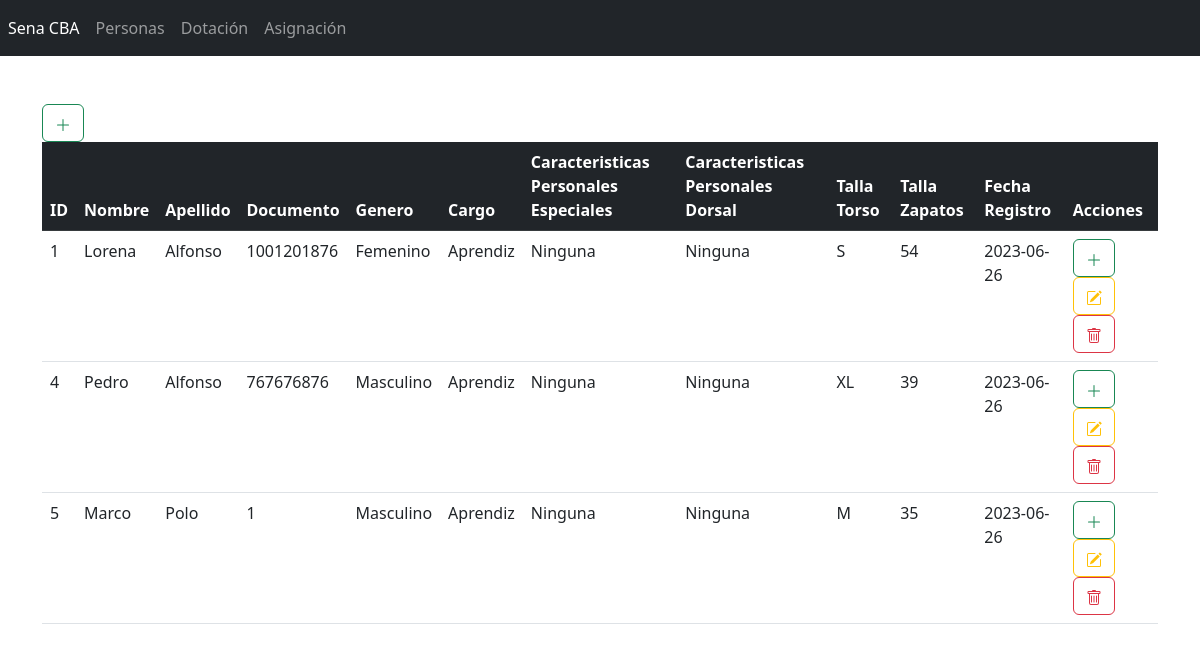
/inventariosCristian/modulos/contacto/index.php (signed in), run on an earlier commit of the app's database.
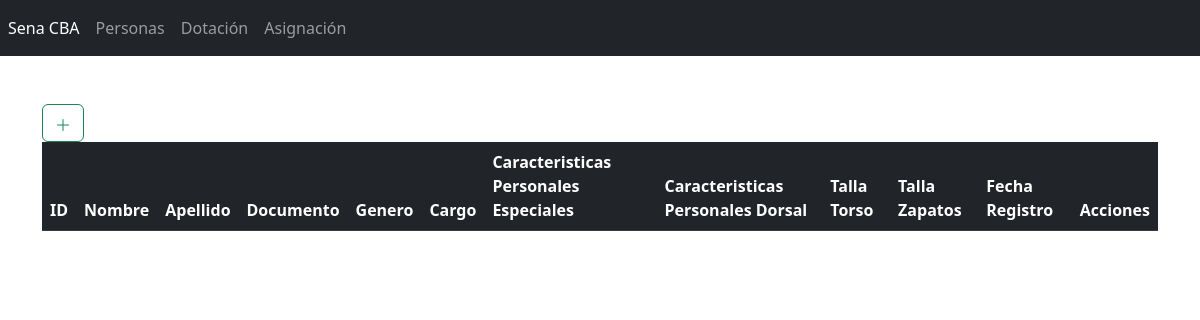
And on a later commit of the database.
### tables this page shows
CREATE TABLE `personas` (
  `id_per` int(11) NOT NULL,
  `nom_per` varchar(50) DEFAULT NULL,
  `ape_per` varchar(50) DEFAULT NULL,
  `doc_per` int(11) DEFAULT NULL,
  `gen_per` varchar(20) DEFAULT NULL,
  `id_cargo_per` int(11) DEFAULT NULL,
  `cpe_per` varchar(250) DEFAULT NULL,
  `cpd_per` varchar(250) DEFAULT NULL,
  `talla_torso_per` varchar(4) DEFAULT NULL,
  `talla_zapatos_per` varchar(4) DEFAULT NULL,
  `Fecha` date NOT NULL DEFAULT current_timestamp()
);

### inventariosCristian/modulos/contacto/index.php (the view, shortened to what this page needs)
<?php
include("../../../db/conexionPDO.php");
$stm = $conexion->prepare("SELECT DISTINCT personas.id_per, personas.nom_per, personas.ape_per, personas.doc_per, personas.gen_per, personas.id_cargo_per, cargo.nom_cargo, personas.cpe_per, personas.cpd_per, personas.talla_torso_per, personas.talla_zapatos_per, personas.Fecha FROM personas INNER JOIN cargo ON personas.id_cargo_per = cargo.id_cargo");
$stm->execute();
$personas = $stm->fetchAll(PDO::FETCH_ASSOC);
?>
<?php include("../../template/header.php"); ?>
<button type="button" class="btn btn-outline-success" data-toggle="modal" data-target="#create"
    title="Crear Registro"><svg xmlns="http://www.w3.org/2000/svg" width="16" height="16" fill="currentColor"
        class="bi bi-plus-lg" viewBox="0 0 16 16">
        <path fill-rule="evenodd"
            d="M8 2a.5.5 0 0 1 .5.5v5h5a.5.5 0 0 1 0 1h-5v5a.5.5 0 0 1-1 0v-5h-5a.5.5 0 0 1 0-1h5v-5A.5.5 0 0 1 8 2Z" />
    </svg></button>
<div class="table-responsive">
    <table class="table table-hover">
        <thead class="table table-dark">
            <tr>
                <th scope="col">ID</th>
                <th scope="col">Nombre</th>
                <th scope="col">Apellido</th>
                <th scope="col">Documento</th>
                <th scope="col">Genero</th>
                <th scope="col">Cargo</th>
                <th scope="col">Caracteristicas Personales Especiales</th>
                <th scope="col">Caracteristicas Personales Dorsal</th>
                <th scope="col">Talla Torso</th>
                <th scope="col">Talla Zapatos</th>
                <th scope="col">Fecha Registro</th>
                <th>Acciones</th>
            </tr>
        </thead>
        <tbody>
            <?php foreach ($personas as $persona) { ?>
                <tr class="">
                    <td scope="row">
                        <?php echo $persona['id_per']; ?>
                    </td>
                    <td>
                        <?php echo $persona['nom_per']; ?>
                    </td>
                    <td>
                        <?php echo $persona['ape_per']; ?>
                    </td>
                    <td>
                        <?php echo $persona['doc_per']; ?>
                    </td>
                    <td>
                        <?php echo $persona['gen_per']; ?>
                    </td>
                    <td>
                        <?php echo $persona['nom_cargo']; ?>
                    </td>
                    <td>
                        <?php echo $persona['cpe_per']; ?>
                    </td>
                    <td>
                        <?php echo $persona['cpd_per']; ?>
                    </td>
                    <td>
                        <?php echo $persona['talla_torso_per']; ?>
                    </td>
                    <td>
                        <?php echo $persona['talla_zapatos_per']; ?>
                    </td>
                    <td>
                        <?php echo $persona['Fecha']; ?>
                    </td>
                    <td>
                        <a href="asignar.php?id=<?php echo $persona['id_per']; ?>" class="btn btn-outline-success"
                            title="Asignar Dotación"><svg xmlns="http://www.w3.org/2000/svg" width="16" height="16"
                                fill="currentColor" class="bi bi-plus-lg" viewBox="0 0 16 16">
                                <path fill-rule="evenodd"
                                    d="M8 2a.5.5 0 0 1 .5.5v5h5a.5.5 0 0 1 0 1h-5v5a.5.5 0 0 1-1 0v-5h-5a.5.5 0 0 1 0-1h5v-5A.5.5 0 0 1 8 2Z" />
                            </svg></a>
                        <a href="edit.php?id=<?php echo $persona['id_per']; ?>" class="btn btn-outline-warning"
                            title="Editar Registro"></a>
                        <a href="index.php?id=<?php echo $persona['id_per']; ?>" class="btn btn-outline-danger"
                            title="Eliminar Registro"></a>
                    </td>
                </tr>
            <?php } ?>
        </tbody>
    </table>
</div>
<?php include("../../template/footer.php"); ?>

What changed in the data, as far as the page shows it:
removed personas: id_per "1", nom_per "Lorena", ape_per "Alfonso", doc_per "1001201876", gen_per "Femenino", nom_cargo "Aprendiz", cpe_per "Ninguna", cpd_per "Ninguna", talla_torso_per "S", talla_zapatos_per "54", Fecha "2023-06-26"
removed personas: id_per "4", nom_per "Pedro", ape_per "Alfonso", doc_per "767676876", gen_per "Masculino", nom_cargo "Aprendiz", cpe_per "Ninguna", cpd_per "Ninguna", talla_torso_per "XL", talla_zapatos_per "39", Fecha "2023-06-26"
removed personas: id_per "5", nom_per "Marco", ape_per "Polo", doc_per "1", gen_per "Masculino", nom_cargo "Aprendiz", cpe_per "Ninguna", cpd_per "Ninguna", talla_torso_per "M", talla_zapatos_per "35", Fecha "2023-06-26"
